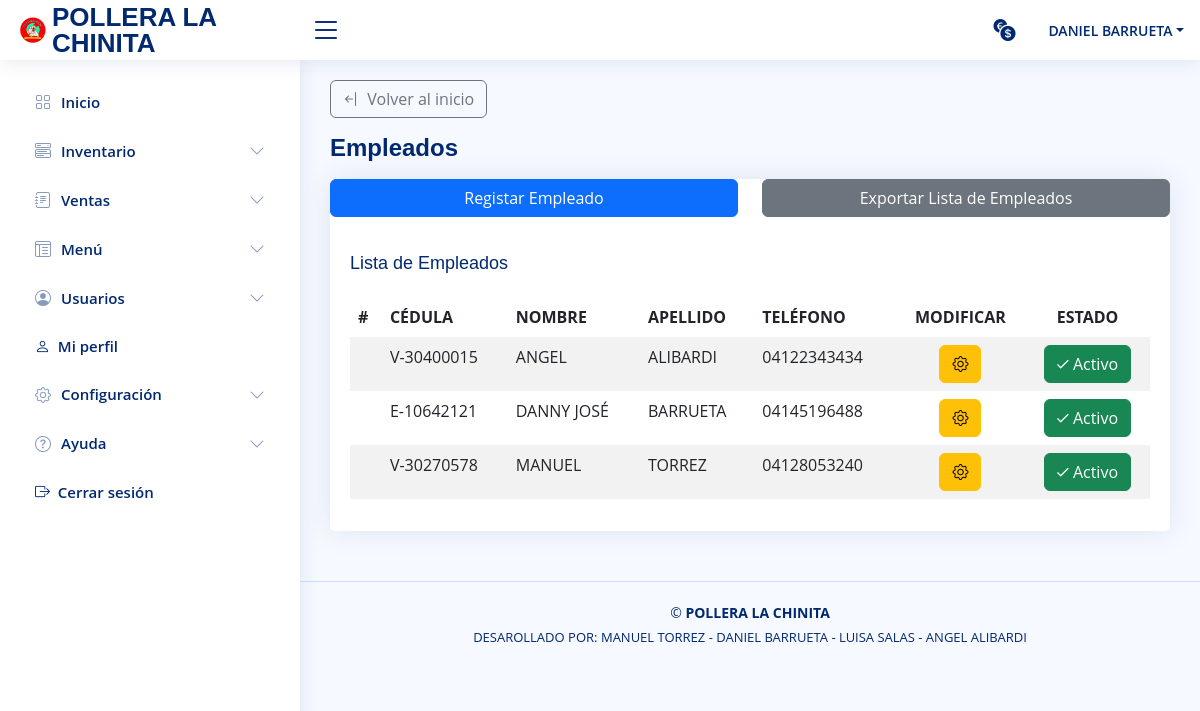
/vista/lista_empleados.php (signed in), run on an earlier commit of the app's database.
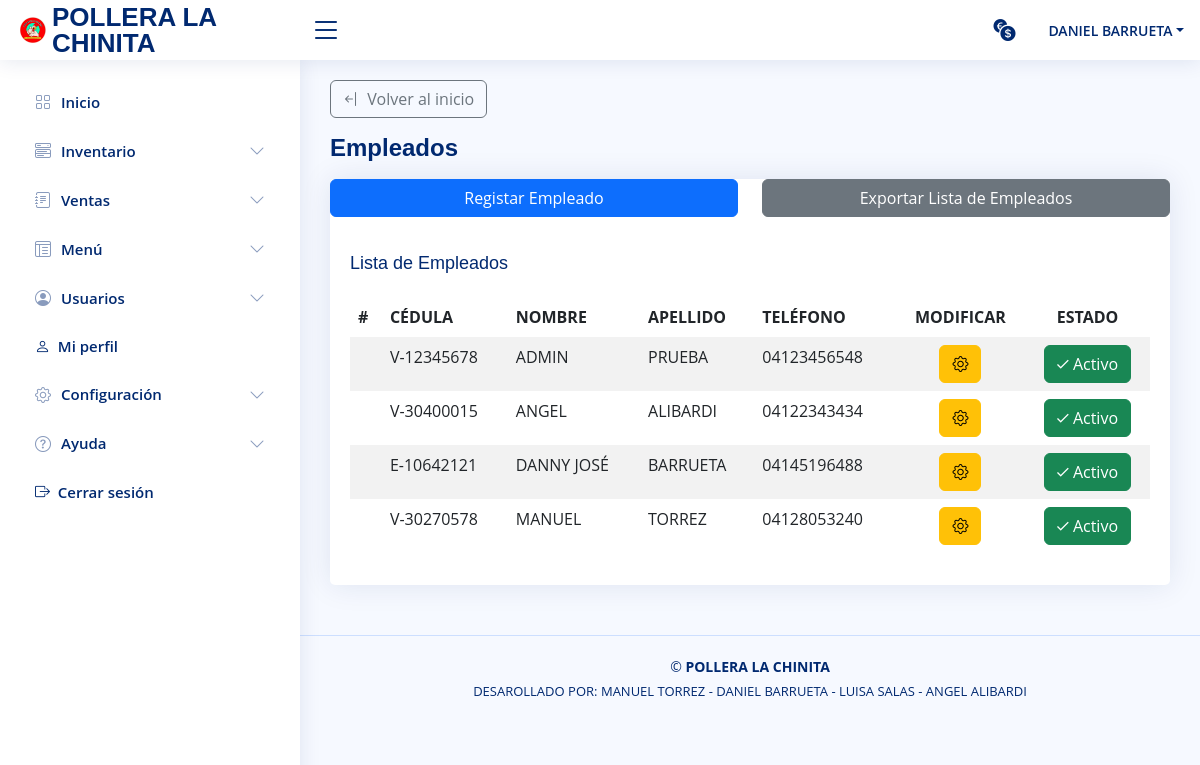
And on a later commit of the database.
### tables this page shows
CREATE TABLE `usuario` (
  `id_usuario` int NOT NULL,
  `cedula` varchar(10) NOT NULL,
  `nombre` varchar(50) NOT NULL,
  `apellido` varchar(50) NOT NULL,
  `correo` varchar(70) NOT NULL,
  `contraseña` varchar(20) NOT NULL,
  `telefono` varchar(11) NOT NULL,
  `direccion` varchar(70) NOT NULL,
  `ultima_sesion` date DEFAULT NULL,
  `sesion_activa` tinyint NOT NULL,
  `inhabilitado` tinyint NOT NULL,
  `primer_inicio` tinyint(1) NOT NULL,
  `id_rol` int NOT NULL,
  `estado` int NOT NULL
);

### modelo/modeloPrincipal.php (called while the page is built, shortened)
<?php
class modeloPrincipal {
    public static function Conexion(){
        if(!$con = mysqli_connect(SERVER, USER, PASSWORD)){
            die("Los datos de conexión con la base de datos ingresados son incorrectos, por favor verifique");
        }
        mysqli_set_charset($con, "utf8");
        return $con;
    }
    public static function consultar($query) {
        if (!$consul = mysqli_query(Self::Conexion(),$query)) {
            mysqli_query(Self::Conexion(),"ROLLBACK;");
            die(mysqli_error($query).' Error en la consulta SQL ejecutada ');
        }else{
            mysqli_query(Self::Conexion(),"COMMIT;");
        }
        return $consul;
    }
}

### include/listas_registros_include.php (the view, shortened to what this page needs)
<?php
include_once("../modelo/modeloPrincipal.php");
function consultar_registros($tabla){
    $id_usuario = $_SESSION['user_id'];
        while ( $mostrar = mysqli_fetch_array($consulta)) { ?>
        <?php }
    if($tabla === 'usuario'){
        $consulta = modeloPrincipal::consultar("SELECT id_usuario, cedula, nombre, apellido, telefono, estado FROM usuario
            WHERE id_usuario != '$id_usuario' AND id_rol != 1 ORDER BY nombre ASC");
        while ( $mostrar = mysqli_fetch_array($consulta)) { ?>
            <tr>
                <td></td>
                <td><?= $mostrar["cedula"]; ?></td>
                <td><?= $mostrar["nombre"]; ?></td>
                <td><?= $mostrar["apellido"]; ?></td>
                <td><?= $mostrar["telefono"]; ?></td>
                <td scope="row" class="text-center">
                    <buttom module="modificar_empleado" valor="<?= $mostrar["id_usuario"]; ?>" data-bs-toggle="modal" data-bs-target="#update_user" class="modificar_user btn btn-warning bi bi-gear"></buttom>
                </td>
                <td scope="row" class="text-center">
                    <form action="../controlador/usuario_controller.php" method="post" class="SendFormAjax" data-type-form="updateAccounUser" >
                        <?php if ($mostrar["estado"] === "1") { ?>
                            <button <?= ($_SESSION['id_rol']  < "3") ? '' : 'disabled' ?> class="btn btn-success" title="estado del usuario">
                                <i class="zmdi zmdi-check"></i> Activo
                            </button>
                        <?php }else if ($mostrar["estado"] === "0") { ?>
                            <input type="hidden" name="modulo" value="inactivo">
                            <button <?= ($_SESSION['id_rol']  < "3") ? '' : 'disabled' ?> class="btn btn-danger">
                                <i class="zmdi zmdi-close"></i> Inactivo
                            </button>
                        <?php } ?>
                    </form>
                </td>
            </tr>
        <?php }
    }
        while ( $mostrar =  mysqli_fetch_assoc($consulta)) { ?>
    <?php }
};

### vista/lista_empleados.php (shortened to what this page needs)
<?php
if (!isset($_SESSION['logged_in']) || $_SESSION['logged_in'] !== true) {
	header('Location: ../index.php');
	exit();
}else if ($_SESSION['id_rol'] < "3"){ ?>
  <!DOCTYPE html>
  <html lang="en">
    <head>
        <?php
          include_once("../include/meta_include.php");
          include_once("../include/css_include.php"); ?>
    </head>
    <body>
      <?php
        include_once("../include/header.php");
        include_once("../include/sliderbar.php"); ?>
      <main id="main" class="main">
        <div class="pagetitle">
          <a class="btn btn-outline-secondary bi bi-arrow-bar-left" href="./inicio.php">&nbsp; Volver al inicio</a>
          <h1 class="my-3">Empleados</h1>
        </div>
        <section class="section dashboard">
          <div class="row">
            <div class="col-lg-12">
              <div class="card">
                <div class="row btn-group text-center">
                  <div class="col-12 col-sm-12 col-md-6 mb-3 row m-0">
                    <a class="col-12 btn btn-primary" href="./registrar_empleados.php">Registar Empleado</a>
                  </div>
                  <div class="col-12 col-sm-12 col-md-6 mb-3 row m-0">
                    <a class="col-12 btn btn-secondary" target="_blank" href="./reportes/lista_empleados.php" class=col-12 "btn btn-success">Exportar Lista de Empleados</a>
                  </div>
                </div>
                <div class="card-body pb-3">
                  <div class="table-responsive">
                    <h5 class="card-title">Lista de Empleados</h5>
                    <table class="table table-borderless table-striped datatable" id="example">
                      <thead>
                        <tr>
                          <th scope="col">#</th>
                          <th scope="col">CÉDULA</th>
                          <th scope="col">NOMBRE</th>
                          <th scope="col">APELLIDO</th>
                          <th scope="col">TELÉFONO</th>
                          <th scope="col" class="text-center">MODIFICAR</th>
                          <th scope="col" class="text-center">ESTADO</th>
                        </tr>
                      </thead>
                      <tbody>
                        <?php include("../include/listas_registros_include.php"); consultar_registros('usuario'); ?>
                      </tbody>
                    </table>
                  </div>
                </div>
              </div>
            </div>
          </div>
        </section>
      </main>
      <?php
        include_once("../include/footer.php");
        include_once("../include/scripts_include.php"); ?>
    </body>
  </html>
<?php }else {
	header('Location: ./inicio.php');
	exit();
	}
?>

### include/css_include.php (shortened to what this page needs)
<link href="./css/sweet-alert.css" rel="stylesheet">
<link href="./css/bootstrap.min.css" rel="stylesheet">
<link href="./css/main.css" rel="stylesheet">
<link href="./css/material-design-iconic-font.min.css" rel="stylesheet">
<link href="./css/bootstrap-icons.css" rel="stylesheet">
<link rel="stylesheet" href="css/dataTables.bootstrap5.min.css">
<link href="assets/css/style.css" rel="stylesheet">
<link rel="stylesheet" href="./css/select2.min.css">

### include/header.php (shortened to what this page needs)
<header id="header" class="header fixed-top d-flex align-items-center">
  <div class="d-flex align-items-center justify-content-between">
    <a href="./inicio.php" class="logo d-flex align-items-center ">
      <img src="img/logo.png" alt="">
      <span class="d-none d-lg-block">POLLERA LA CHINITA</span>
    </a>
    <i class="bi bi-list toggle-sidebar-btn"></i>
  </div>
  <nav class="header-nav ms-auto">
    <ul class="d-flex align-items-center">
      <li class="nav-item dropdown">
        <a class="nav-link nav-icon" href="" data-bs-toggle="dropdown">
          <i class="bi bi-currency-exchange"></i>
        </a>
      </li>
        <li class="nav-item dropdown pe-3">
          <a class="nav-link nav-profile d-flex align-items-center pe-0" href="" data-bs-toggle="dropdown">
            <span class="d-none d-md-block dropdown-toggle ps-2"><?php echo $_SESSION['nombre'], " ", $_SESSION['apellido']; ?></span>
          </a>
        </li>
      </ul>
    </nav>
  </header>

### include/sliderbar.php (shortened to what this page needs)
<aside id="sidebar" class="sidebar">
  <ul class="sidebar-nav" id="sidebar-nav">
    <li class="nav-item">
      <a class="nav-link collapsed" href="inicio.php">
        <i class="bi bi-grid"></i>
        <span>Inicio</span>
      </a>
    </li>
    <li class="nav-item">
      <a class="nav-link collapsed" data-bs-target="#components-nav" data-bs-toggle="collapse" href="#">
        <i class="bi bi-menu-button-wide"></i>
        <span>Inventario</span>
        <i class="bi bi-chevron-down ms-auto"></i>
      </a>
    </li>
    <li class="nav-item">
      <a class="nav-link collapsed" data-bs-target="#forms-nav" data-bs-toggle="collapse" href="#">
        <i class="bi bi-journal-text"></i><span>Ventas</span><i class="bi bi-chevron-down ms-auto"></i>
      </a>
    </li>
    <li class="nav-item">
      <a class="nav-link collapsed" data-bs-target="#tables-nav" data-bs-toggle="collapse" href="#">
        <i class="bi bi-layout-text-window-reverse"></i> <span>Menú</span> <i class="bi bi-chevron-down ms-auto"></i>
      </a>
    </li>
    <?php if ($_SESSION["id_rol"] < "3") {?>
      <li class="nav-item">
        <a class="nav-link collapsed" data-bs-target="#user-list" data-bs-toggle="collapse" href="#">
          <i class="bi bi-person-circle"></i><span>Usuarios</span><i class="bi bi-chevron-down ms-auto"></i>
        </a>
      </li>
    <?php } ?>
    <li class="nav-item">
      <a class="nav-link collapsed bi bi-person" href="./mi_perfil.php">&nbsp; Mi perfil</a>
    </li>
    <?php if ($_SESSION["rol"] < "3") {?>
      <li class="nav-item">
        <a class="nav-link collapsed" data-bs-target="#setting-nav" data-bs-toggle="collapse" href="#">
          <i class="bi bi-gear"></i>
          <span>Configuración</span>
          <i class="bi bi-chevron-down ms-auto"></i>
        </a>
      </li>
    <?php } ?>
    <li class="nav-item">
      <a class="nav-link collapsed" data-bs-target="#ayuda-nav" data-bs-toggle="collapse" href="#">
        <i class="bi bi-question-circle"></i>
        <span>Ayuda</span>
        <i class="bi bi-chevron-down ms-auto"></i>
      </a>
    </li>
    <li class="nav-item">
      <button class="nav-link collapsed bi bi-box-arrow-right btn-exit-system">&nbsp; Cerrar sesión</button>
    </li>
  </ul>
</aside>

### include/footer.php (shortened to what this page needs)
<footer id="footer" class="footer">
  <div class="copyright">
    &copy; <strong><span>POLLERA LA CHINITA</span></strong>
  </div>
  <div class="credits">
    <p>DESAROLLADO POR: MANUEL TORREZ - DANIEL BARRUETA - LUISA SALAS - ANGEL ALIBARDI </p>
  </div>
</footer>

### vista/css/main.css (style rules this page uses)
* { margin: 0; padding: 0; box-sizing: border-box; -moz-box-sizing: border-box; }

### vista/assets/css/style.css (style rules this page uses)
:root { scroll-behavior: smooth; }
body { font-family: "Open Sans", sans-serif; background: #f6f9ff; color: #444444; }
a { color: #4154f1; text-decoration: none; }
h1, h2, h3, h4, h5, h6 { font-family: "Nunito", sans-serif; }
#main { margin-top: 60px; padding: 20px 30px; transition: all 0.3s; }
.pagetitle { margin-bottom: 10px; }
.pagetitle h1 { font-size: 24px; margin-bottom: 0; font-weight: 600; color: #012970; }
.card { margin-bottom: 30px; border: none; border-radius: 5px; box-shadow: 0px 0 30px rgba(1, 41, 112, 0.1); }
.card-title { padding: 20px 0 15px 0; font-size: 18px; font-weight: 500; color: #012970; font-family: "Poppins", sans-serif; }
.card-body { padding: 0 20px 20px 20px; }
.logo { line-height: 1; }
@media (min-width: 1200px) { .logo { width: 280px; } }
.logo img { max-height: 26px; margin-right: 6px; }
.logo span { font-size: 26px; font-weight: 700; color: #012970; font-family: "Nunito", sans-serif; }
.header { transition: all 0.5s; z-index: 997; height: 60px; box-shadow: 0px 2px 20px rgba(1, 41, 112, 0.1); background-color: #fff; padding-left: 20px; }
.header .toggle-sidebar-btn { font-size: 32px; padding-left: 10px; cursor: pointer; color: #012970; }
.header-nav ul { list-style: none; }
.header-nav>ul { margin: 0; padding: 0; }
.header-nav .nav-icon { font-size: 22px; color: #012970; margin-right: 25px; position: relative; }
.header-nav .nav-profile { color: #012970; }
.header-nav .nav-profile span { font-size: 14px; font-weight: 600; }
.sidebar { position: fixed; top: 60px; left: 0; bottom: 0; width: 300px; z-index: 996; transition: all 0.3s; padding: 20px; overflow-y: auto; scrollbar-width: thin; scrollbar-color: #aab7cf transparent; box-shadow: 0px 0px 20px rgba(1, 41, 112, 0.1); background-color: #fff; }
@media (min-width: 1200px) { #main, #footer { margin-left: 300px; } }
.sidebar-nav { padding: 0; margin: 0; list-style: none; }
.sidebar-nav li { padding: 0; margin: 0; list-style: none; }
.sidebar-nav .nav-item { margin-bottom: 5px; }
.sidebar-nav .nav-link { display: flex; align-items: center; font-size: 15px; font-weight: 600; color: #4154f1; transition: 0.3; background: #f6f9ff; padding: 10px 15px; border-radius: 4px; }
.sidebar-nav .nav-link i { font-size: 16px; margin-right: 10px; color: #4154f1; }
.sidebar-nav .nav-link.collapsed { color: #012970; background: #fff; }
.sidebar-nav .nav-link.collapsed i { color: #899bbd; }
.sidebar-nav .nav-link .bi-chevron-down { margin-right: 0; transition: transform 0.2s ease-in-out; }
.footer { padding: 20px 0; font-size: 14px; transition: all 0.3s; border-top: 1px solid #cddfff; }
.footer .copyright { text-align: center; color: #012970; }
.footer .credits { padding-top: 5px; text-align: center; font-size: 13px; color: #012970; }

What changed in the data, as far as the page shows it:
added usuario: cedula "V-12345678", nombre "ADMIN", apellido "PRUEBA", telefono "04123456548", estado 1 (drawn)
